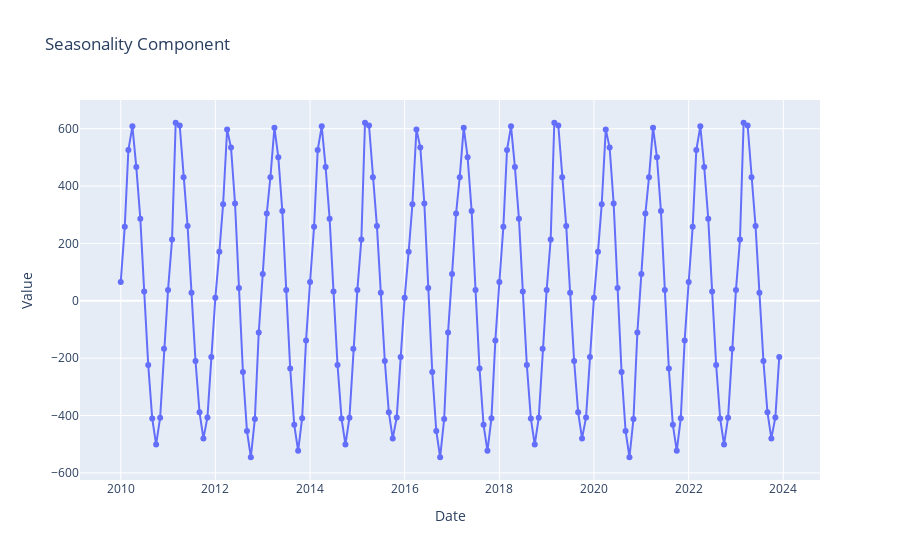

The cell this chart's notebook holds for it:
### Code cell
# Create the plot for Seasonality Component
fig_seasonality = go.Figure()

# Add seasonality component to the plot
fig_seasonality.add_trace(go.Scatter(x=deposits_df["ds"], y=seasonality, mode='lines+markers', name='Seasonality'))

fig_seasonality.update_layout(
    title='Seasonality Component',
    xaxis_title='Date',
    yaxis_title='Value',
    legend_title='Component'
)

fig_seasonality.show()

### Figure 1 — Plotly figure (JSON) as saved in the notebook; plotly's stock layout.template omitted (floating-point values rounded to 4 significant figures; data arrays with more than 128 entries replaced by an {"elided": "..."} marker saying what was removed)
{"data": [{"mode": "lines+markers", "name": "Seasonality", "type": "scatter", "x": {"elided": "168 str values"}, "y": {"elided": "168 float values"}}], "layout": {"legend": {"title": {"text": "Component"}}, "title": {"text": "Seasonality Component"}, "xaxis": {"title": {"text": "Date"}}, "yaxis": {"title": {"text": "Value"}}}}
